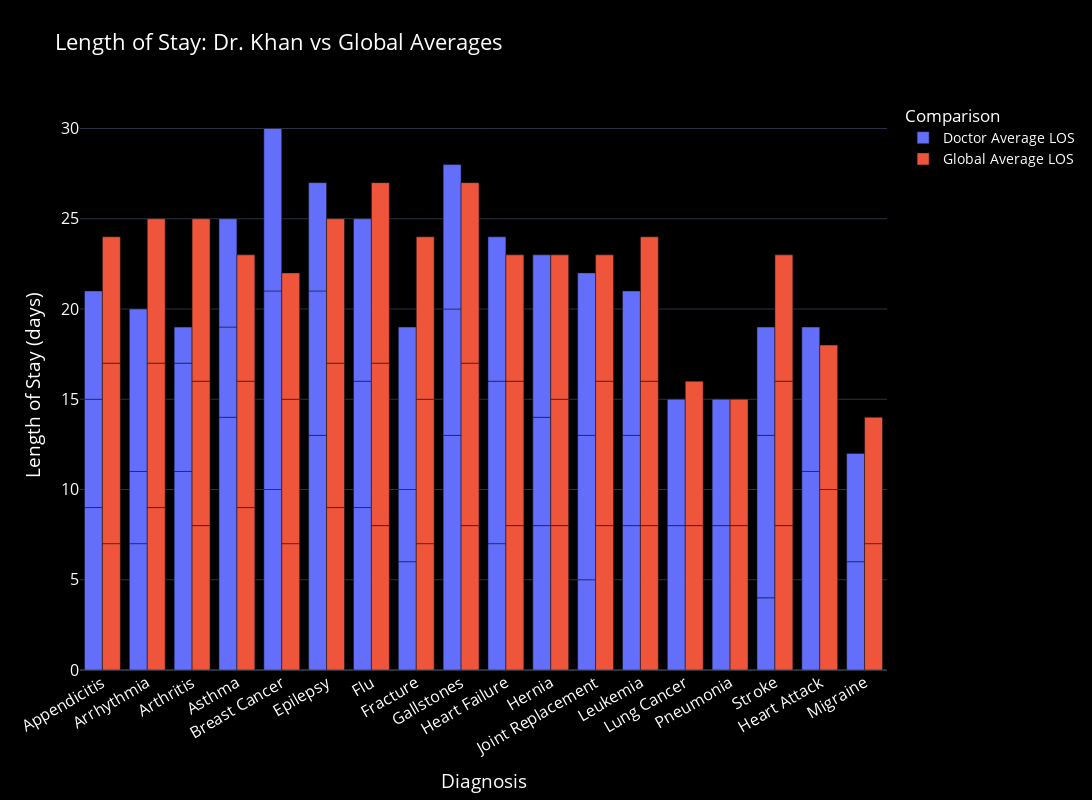

The notebook cell saved with this chart:
### Code cell
#Plot no: 3 A Multiple Barplot comparing Length of Stay for that Particular doctor (For the particular severity + disease) and global average LOS for the same severity and disease

plot3_data = data.groupby(['doctorname', 'severity', 'diagnosis'])['length_of_stay'].mean()
plot3_data_glob = data.groupby(['severity', 'diagnosis'])['length_of_stay'].mean()

plot3_data = plot3_data.reset_index()
plot3_data_glob = plot3_data_glob.reset_index()


plot3_data = pd.merge(plot3_data, plot3_data_glob, on=['severity', 'diagnosis'], how='inner')


plot3_data['length_of_stay_y'] = plot3_data['length_of_stay_y'].astype(int)
plot3_data['length_of_stay_x'] = plot3_data['length_of_stay_x'].astype(int)

plot3_data.rename(columns={
    'length_of_stay_x': 'Doctor Average LOS',
    'length_of_stay_y': 'Global Average LOS'
}, inplace=True)


inp = input("Enter Doctor name: ")
plot3_data = plot3_data[plot3_data['doctorname'] == inp]


fig = px.bar(
    plot3_data,
    x="diagnosis",  # diseases on x-axis
    y=["Doctor Average LOS", "Global Average LOS"],  # grouped bars
    barmode="group",
    title=f"Length of Stay: {inp} vs Global Averages",
)


fig.update_layout(
    template="plotly_dark",          # dark background
    plot_bgcolor="black",            # black plotting area
    paper_bgcolor="black",           # black outside
    font=dict(size=16, color="white"),  # bigger readable font
    title=dict(font=dict(size=22)),  # bigger title
    legend=dict(
        title="Comparison",
        font=dict(size=14, color="white")
    ),
    xaxis=dict(title="Diagnosis", tickangle=-30),  # rotate x labels
    yaxis=dict(title="Length of Stay (days)"),
    height=800, width=1200           # bigger figure size
)

fig.show()

### Figure 1 — Plotly figure (JSON) as saved in the notebook; plotly's stock layout.template omitted (floating-point values rounded to 4 significant figures)
{"data": [{"alignmentgroup": "True", "hovertemplate": "variable=Doctor Average LOS<br>diagnosis=%{x}<br>value=%{y}<extra></extra>", "legendgroup": "Doctor Average LOS", "marker": {"color": "#636efa", "pattern": {"shape": ""}}, "name": "Doctor Average LOS", "offsetgroup": "Doctor Average LOS", "orientation": "v", "showlegend": true, "textposition": "auto", "type": "bar", "x": ["Appendicitis", "Arrhythmia", "Arthritis", "Asthma", "Breast Cancer", "Epilepsy", "Flu", "Fracture", "Gallstones", "Heart Failure", "Hernia", "Joint Replacement", "Leukemia", "Lung Cancer", "Pneumonia", "Stroke", "Appendicitis", "Arrhythmia", "Arthritis", "Asthma", "Breast Cancer", "Epilepsy", "Flu", "Fracture", "Gallstones", "Heart Attack", "Heart Failure", "Hernia", "Joint Replacement", "Leukemia", "Migraine", "Pneumonia", "Stroke", "Appendicitis", "Arrhythmia", "Arthritis", "Asthma", "Breast Cancer", "Epilepsy", "Flu", "Fracture", "Gallstones", "Heart Attack", "Heart Failure", "Hernia", "Joint Replacement", "Leukemia", "Lung Cancer", "Migraine", "Stroke"], "xaxis": "x", "y": [9, 7, 11, 14, 10, 13, 9, 6, 13, 7, 8, 5, 8, 8, 8, 4, 6, 4, 6, 5, 11, 8, 7, 4, 7, 11, 9, 6, 8, 5, 6, 7, 9, 6, 9, 2, 6, 9, 6, 9, 9, 8, 8, 8, 9, 9, 8, 7, 6, 6], "yaxis": "y"}, {"alignmentgroup": "True", "hovertemplate": "variable=Global Average LOS<br>diagnosis=%{x}<br>value=%{y}<extra></extra>", "legendgroup": "Global Average LOS", "marker": {"color": "#EF553B", "pattern": {"shape": ""}}, "name": "Global Average LOS", "offsetgroup": "Global Average LOS", "orientation": "v", "showlegend": true, "textposition": "auto", "type": "bar", "x": ["Appendicitis", "Arrhythmia", "Arthritis", "Asthma", "Breast Cancer", "Epilepsy", "Flu", "Fracture", "Gallstones", "Heart Failure", "Hernia", "Joint Replacement", "Leukemia", "Lung Cancer", "Pneumonia", "Stroke", "Appendicitis", "Arrhythmia", "Arthritis", "Asthma", "Breast Cancer", "Epilepsy", "Flu", "Fracture", "Gallstones", "Heart Attack", "Heart Failure", "Hernia", "Joint Replacement", "Leukemia", "Migraine", "Pneumonia", "Stroke", "Appendicitis", "Arrhythmia", "Arthritis", "Asthma", "Breast Cancer", "Epilepsy", "Flu", "Fracture", "Gallstones", "Heart Attack", "Heart Failure", "Hernia", "Joint Replacement", "Leukemia", "Lung Cancer", "Migraine", "Stroke"], "xaxis": "x", "y": [7, 9, 8, 9, 7, 9, 8, 7, 8, 8, 8, 8, 8, 8, 8, 8, 10, 8, 8, 7, 8, 8, 9, 8, 9, 10, 8, 7, 8, 8, 7, 7, 8, 7, 8, 9, 7, 7, 8, 10, 9, 10, 8, 7, 8, 7, 8, 8, 7, 7], "yaxis": "y"}], "layout": {"barmode": "group", "font": {"color": "white", "size": 16}, "height": 800, "legend": {"font": {"color": "white", "size": 14}, "title": {"text": "Comparison"}, "tracegroupgap": 0}, "paper_bgcolor": "black", "plot_bgcolor": "black", "title": {"font": {"size": 22}, "text": "Length of Stay: Dr. Khan vs Global Averages"}, "width": 1200, "xaxis": {"anchor": "y", "domain": [0, 1], "tickangle": -30, "title": {"text": "Diagnosis"}}, "yaxis": {"anchor": "x", "domain": [0, 1], "title": {"text": "Length of Stay (days)"}}}}
